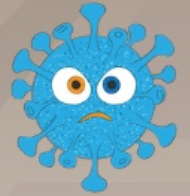
#> input picture corona_template.png, 190 x 196 px, found by its file name; the run also reads 1 picture not shown here
$ python main.py
#> lines starting #> are read from the running program, lines starting #| are printed output that depends on the picture
import asyncio

import cv2
import numpy as np
import websockets
import base64
import json
import os

CORONA_TEMPLATE_PATH = os.path.dirname(os.path.abspath(__file__)) + '\\corona_template.png'
CORONA_TEMPLATE_1 = os.path.dirname(os.path.abspath(__file__)) + '\\corona_template_1.png'
CORONA_TEMPLATE_2 = os.path.dirname(os.path.abspath(__file__)) + '\\corona_template_2.png'
CORONA_TEMPLATE_3 = os.path.dirname(os.path.abspath(__file__)) + '\\corona_template_3.png'
CORONA_TEMPLATE_4 = os.path.dirname(os.path.abspath(__file__)) + '\\corona_template_4.png'

# [6 lines of commented-out code are left out]

CORONA_SCALE_RATIO = 0.5
CORONA_SCALE = 0.375

corona_template_image = cv2.imread(CORONA_TEMPLATE_PATH, 0)
#> corona_template_image: shape (196, 190); min 38, max 255, mean 156.5
corona_template_image = cv2.resize(corona_template_image, None, fx=CORONA_SCALE_RATIO, fy=CORONA_SCALE_RATIO)
#> corona_template_image: shape (98, 95)

Corona_template_1 = cv2.imread(CORONA_TEMPLATE_1, 0)
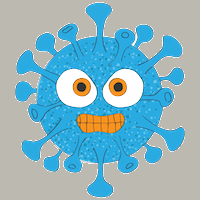
#> input picture corona_template_1.png, 200 x 200 px, found by its file name
#> Corona_template_1: shape (200, 200); min 21, max 255, mean 176.1
corona_template_1 = cv2.resize(Corona_template_1, None, fx=CORONA_SCALE_RATIO, fy=CORONA_SCALE_RATIO)
corona_template_1_1 = cv2.resize(Corona_template_1, dsize=(80,80))

Corona_template_2 = cv2.imread(CORONA_TEMPLATE_2, 0)
corona_template_2 = cv2.resize(Corona_template_2, None, fx=CORONA_SCALE_RATIO, fy=CORONA_SCALE_RATIO)
corona_template_2_1 = cv2.resize(Corona_template_2, dsize=(80,80))
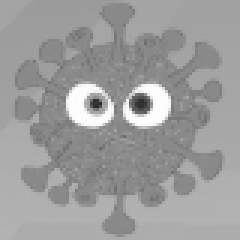
#> corona_template_2_1: shape (80, 80) (shown 3 times larger); min 42, max 254, mean 156.4

Corona_template_3 = cv2.imread(CORONA_TEMPLATE_3, 0)
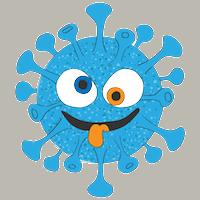
#> input picture corona_template_3.png, 200 x 200 px, found by its file name
#> Corona_template_3: shape (200, 200); min 0, max 255, mean 174.4
corona_template_3 = cv2.resize(Corona_template_3, None, fx=CORONA_SCALE_RATIO, fy=CORONA_SCALE_RATIO)
corona_template_3_1 = cv2.resize(Corona_template_3, dsize=(80,80))
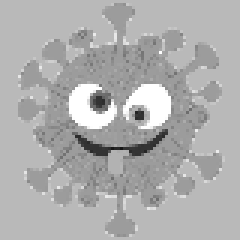
#> corona_template_3_1: shape (80, 80) (shown 3 times larger); min 23, max 255, mean 174.4

Corona_template_4 = cv2.imread(CORONA_TEMPLATE_4, 0)
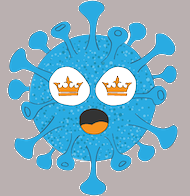
#> input picture corona_template_4.png, 190 x 196 px, found by its file name
#> Corona_template_4: shape (196, 190); min 28, max 255, mean 171.8
corona_template_4 = cv2.resize(Corona_template_4, dsize=(100,100))
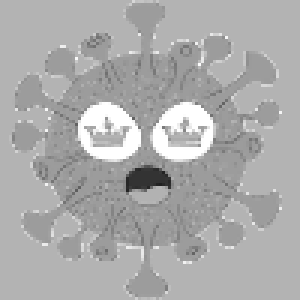
#> corona_template_4: shape (100, 100) (shown 3 times larger); min 32, max 255, mean 171.8
corona_template_4_1 = cv2.resize(Corona_template_4, dsize=(80,80))
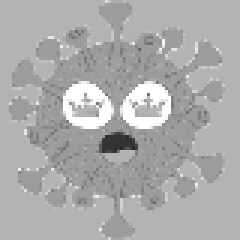
#> corona_template_4_1: shape (80, 80) (shown 3 times larger); min 38, max 255, mean 171.6


# [41 lines of commented-out code are left out]
list_pixel = [90, 120]
# [16 lines of commented-out code are left out]


def catch_corona(wave_image, threshold=0.76):
    wave_image_gray = cv2.cvtColor(wave_image, cv2.COLOR_BGRA2GRAY)

    width, height = corona_template_image.shape[::-1]
    ans = []
    list_template = [corona_template_1, corona_template_2, corona_template_3, corona_template_4]
    for corona_template in list_template:
        res = cv2.matchTemplate(wave_image_gray, corona_template, cv2.TM_CCOEFF_NORMED)
        min_val, max_val, min_loc, max_loc = cv2.minMaxLoc(res)

        if max_val >= threshold:
            top_left = max_loc
            bottom_right = (top_left[0] + width, top_left[1] + height)
            ans.append([top_left, bottom_right])

    # [9 lines of commented-out code are left out]

    return ans


# [14 lines of commented-out code are left out]

def base64_to_image(base64_data):
    encoded_data = base64_data.split(',')[1]
    nparr = np.frombuffer(base64.b64decode(encoded_data), np.uint8)
    img = cv2.imdecode(nparr, cv2.IMREAD_UNCHANGED)

    return img

async def play_game(websocket, path):
    print('Corona Killer is ready to play!')
    catchings = []
    last_round_id = ''
    wave_count = 0

    while True:

        ### receive a socket message (wave)
        try:
            data = await websocket.recv()
        except Exception as e:
            print('Error: ' + e)
            break

        json_data = json.loads(data)

        ### check if starting a new round
        if json_data["roundId"] != last_round_id:
            print(f'> Catching corona for round {json_data["roundId"]}...')
            last_round_id = json_data["roundId"]

        ### catch corona in a wave image
        wave_image = base64_to_image(json_data['base64Image'])
        results = catch_corona(wave_image)

        ### save result image file for debugging purpose
        for result in results:
            cv2.rectangle(wave_image, result[0], result[1], (0, 0, 255), 2)

        waves_dir = f'waves/{last_round_id}/'
        if not os.path.exists(waves_dir):
            os.makedirs(waves_dir)

        cv2.imwrite(os.path.join(waves_dir, f'{json_data["waveId"]}.jpg'), wave_image)

        print(f'>>> Wave #{wave_count:03d}: {json_data["waveId"]}')
        wave_count = wave_count + 1

        ### store catching positions in the list
        catchings.append({
            "positions": [
                {"x": (result[0][0] + result[1][0]) / 2, "y": (result[0][1] + result[1][1]) / 2} for result in results
            ],
            "waveId": json_data["waveId"]
        })

        ### send result to websocket if it is the last wave
        if json_data["isLastWave"]:
            round_id = json_data["roundId"]
            print(f'> Submitting result for round {round_id}...')

            json_result = {
                "roundId": round_id,
                "catchings": catchings,
            }

            await websocket.send(json.dumps(json_result))
            print('> Submitted.')

            catchings = []
            wave_count = 0


#> (the run stopped early here; a loop or call above may not have finished)
